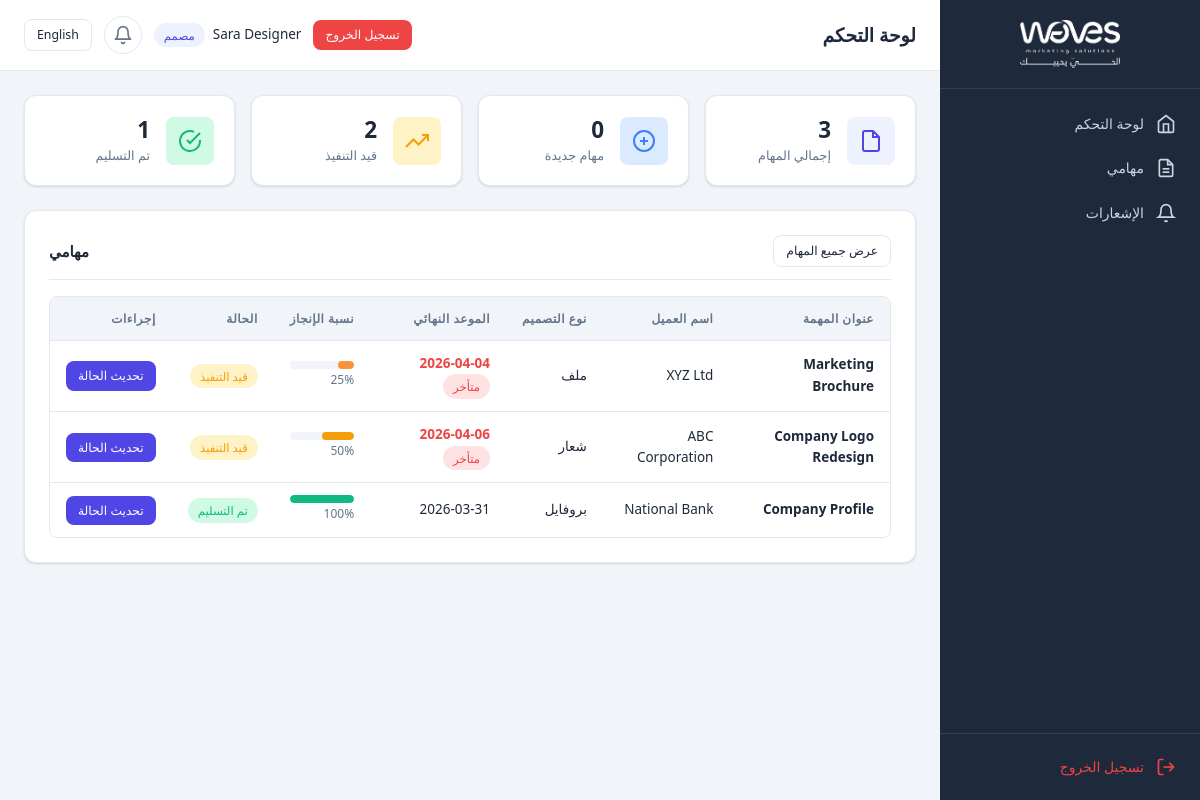
The page /designer/dashboard.php (signed in) on the database its author committed.
### tables this page shows
CREATE TABLE IF NOT EXISTS `tasks` (
    `id` INT UNSIGNED NOT NULL AUTO_INCREMENT,
    `title` VARCHAR(255) NOT NULL,
    `client_name` VARCHAR(150) NOT NULL,
    `design_type` ENUM('file', 'logo', 'design', 'motion_design', 'profile') NOT NULL,
    `notes` TEXT NULL,
    `deadline` DATE NULL,
    `assigned_to` INT UNSIGNED NOT NULL,
    `progress_percentage` TINYINT UNSIGNED NOT NULL DEFAULT 0,
    `status` ENUM('new', 'in_progress', 'delivered') NOT NULL DEFAULT 'new',
    `file_path` TEXT NULL DEFAULT NULL,
    `created_by` INT UNSIGNED NOT NULL,
    `created_at` DATETIME NOT NULL DEFAULT CURRENT_TIMESTAMP,
    `updated_at` DATETIME NOT NULL DEFAULT CURRENT_TIMESTAMP ON UPDATE CURRENT_TIMESTAMP,
    PRIMARY KEY (`id`),
    KEY `idx_assigned_to` (`assigned_to`),
    KEY `idx_status` (`status`),
    KEY `idx_design_type` (`design_type`),
    KEY `idx_deadline` (`deadline`),
    KEY `idx_created_by` (`created_by`),
    CONSTRAINT `fk_tasks_assigned_to` FOREIGN KEY (`assigned_to`) REFERENCES `users` (`id`) ON DELETE CASCADE,
    CONSTRAINT `fk_tasks_created_by` FOREIGN KEY (`created_by`) REFERENCES `users` (`id`) ON DELETE CASCADE
);

### includes/helpers.php (called while the page is built, shortened)
<?php
function formatDate($date, $format = 'Y-m-d') {
    return date($format, strtotime($date));
}
function getDesignTypeLabel($type) {
    $currentLang = getCurrentLang();
    $types = DESIGN_TYPES;
    return isset($types[$type]) ? $types[$type][$currentLang] : $type;
}
function getStatusLabel($status) {
    $currentLang = getCurrentLang();
    $statuses = TASK_STATUSES;
    return isset($statuses[$status]) ? $statuses[$status][$currentLang] : $status;
}
function getStatusClass($status) {
    $classes = [
        'new'         => 'badge-new',
        'in_progress' => 'badge-progress',
        'delivered'   => 'badge-delivered',
    ];
    return $classes[$status] ?? 'badge-default';
}
function getProgressColor($percentage) {
    if ($percentage >= 100) return 'progress-complete';
    if ($percentage >= 50)  return 'progress-mid';
    if ($percentage >= 25)  return 'progress-low';
    return 'progress-zero';
}
function isOverdue($deadline) {
    return strtotime($deadline) < strtotime('today');
}
function isDueToday($deadline) {
    return date('Y-m-d', strtotime($deadline)) === date('Y-m-d');
}
function getTaskCounts($designerId = null) {
    $pdo = getDBConnection();
    $where = '';
    $params = [];
    if ($designerId) {
        $where = ' WHERE assigned_to = ?';
        $params[] = $designerId;
    }
    $sql = "SELECT
                COUNT(*) as total,
                SUM(CASE WHEN status = 'new' THEN 1 ELSE 0 END) as new_count,
                SUM(CASE WHEN status = 'in_progress' THEN 1 ELSE 0 END) as in_progress_count,
                SUM(CASE WHEN status = 'delivered' THEN 1 ELSE 0 END) as delivered_count
            FROM tasks" . $where;
    $stmt = $pdo->prepare($sql);
    $stmt->execute($params);
    return $stmt->fetch();
}

### includes/language.php (called while the page is built, shortened)
<?php
function loadLanguage() {
    $langFile = __DIR__ . '/../config/lang_' . $_SESSION['lang'] . '.php';
    return $lang;
}
function getCurrentLang() {
    return $_SESSION['lang'] ?? 'en';
}
function __($key) {
    global $lang;
    return $lang[$key] ?? $key;
}

### includes/auth.php (called while the page is built, shortened)
<?php
require_once __DIR__ . '/language.php';
$lang = loadLanguage();
function sanitize($input) {
    return htmlspecialchars(trim($input), ENT_QUOTES, 'UTF-8');
}

### designer/dashboard.php (the view, shortened to what this page needs)
<?php
require_once __DIR__ . '/../includes/auth.php';
require_once __DIR__ . '/../includes/helpers.php';
$currentUser = getCurrentUser();
$counts = getTaskCounts($currentUser['id']);
$pdo = getDBConnection();
$stmt = $pdo->prepare("
    SELECT t.*, u.full_name AS creator_name
    FROM tasks t
    LEFT JOIN users u ON t.created_by = u.id
    WHERE t.assigned_to = ?
    ORDER BY
        CASE WHEN t.status = 'new' THEN 0
             WHEN t.status = 'in_progress' THEN 1
             ELSE 2 END,
        t.deadline ASC,
        t.created_at DESC
    LIMIT 10
");
$stmt->execute([$currentUser['id']]);
$recentTasks = $stmt->fetchAll();
include __DIR__ . '/../templates/header.php';
?>
<div class="kpi-grid">
    <div class="kpi-card">
        <div class="kpi-icon total">
            <svg viewBox="0 0 24 24" fill="none" stroke="currentColor" stroke-width="2"><path d="M14 2H6a2 2 0 00-2 2v16a2 2 0 002 2h12a2 2 0 002-2V8z"/><polyline points="14 2 14 8 20 8"/></svg>
        </div>
        <div class="kpi-content">
            <div class="kpi-value"><?= (int)$counts['total'] ?></div>
            <div class="kpi-label"><?= __('total_tasks') ?></div>
        </div>
    </div>
    <div class="kpi-card">
        <div class="kpi-icon new">
            <svg viewBox="0 0 24 24" fill="none" stroke="currentColor" stroke-width="2"><circle cx="12" cy="12" r="10"/><line x1="12" y1="8" x2="12" y2="16"/><line x1="8" y1="12" x2="16" y2="12"/></svg>
        </div>
        <div class="kpi-content">
            <div class="kpi-value"><?= (int)$counts['new_count'] ?></div>
            <div class="kpi-label"><?= __('new_tasks') ?></div>
        </div>
    </div>
    <div class="kpi-card">
        <div class="kpi-icon progress">
            <svg viewBox="0 0 24 24" fill="none" stroke="currentColor" stroke-width="2"><polyline points="23 6 13.5 15.5 8.5 10.5 1 18"/><polyline points="17 6 23 6 23 12"/></svg>
        </div>
        <div class="kpi-content">
            <div class="kpi-value"><?= (int)$counts['in_progress_count'] ?></div>
            <div class="kpi-label"><?= __('in_progress_tasks') ?></div>
        </div>
    </div>
    <div class="kpi-card">
        <div class="kpi-icon delivered">
            <svg viewBox="0 0 24 24" fill="none" stroke="currentColor" stroke-width="2"><path d="M22 11.08V12a10 10 0 11-5.93-9.14"/><polyline points="22 4 12 14.01 9 11.01"/></svg>
        </div>
        <div class="kpi-content">
            <div class="kpi-value"><?= (int)$counts['delivered_count'] ?></div>
            <div class="kpi-label"><?= __('delivered_tasks') ?></div>
        </div>
    </div>
</div>
<div class="card">
    <div class="card-header">
        <h2 class="card-title"><?= __('nav_my_tasks') ?></h2>
        <a href="/designer/my_tasks.php" class="btn btn-sm btn-outline"><?= __('view_all_tasks') ?></a>
    </div>
    <?php if (empty($recentTasks)): ?>
    <div class="empty-state">
        <svg viewBox="0 0 24 24" fill="none" stroke="currentColor" stroke-width="1.5"><path d="M14 2H6a2 2 0 00-2 2v16a2 2 0 002 2h12a2 2 0 002-2V8z"/><polyline points="14 2 14 8 20 8"/></svg>
        <p><?= __('no_tasks') ?></p>
    </div>
    <?php else: ?>
    <div class="table-wrapper">
        <table>
            <thead>
                <tr>
                    <th><?= __('task_title') ?></th>
                    <th><?= __('client_name') ?></th>
                    <th><?= __('design_type') ?></th>
                    <th><?= __('deadline') ?></th>
                    <th><?= __('progress') ?></th>
                    <th><?= __('status') ?></th>
                    <th><?= __('actions') ?></th>
                </tr>
            </thead>
            <tbody>
                <?php foreach ($recentTasks as $task): ?>
                <tr>
                    <td><strong><?= sanitize($task['title']) ?></strong></td>
                    <td><?= sanitize($task['client_name']) ?></td>
                    <td><?= getDesignTypeLabel($task['design_type']) ?></td>
                    <td>
                        <?php if ($task['deadline']): ?>
                            <span class="<?= isOverdue($task['deadline']) && $task['status'] !== 'delivered' ? 'deadline-overdue' : (isDueToday($task['deadline']) ? 'deadline-today' : '') ?>">
                                <?= formatDate($task['deadline']) ?>
                            </span>
                            <?php if (isOverdue($task['deadline']) && $task['status'] !== 'delivered'): ?>
                                <span class="badge badge-overdue"><?= __('overdue') ?></span>
                            <?php endif; ?>
                        <?php endif; ?>
                    </td>
                    <td>
                        <div class="progress-bar-container <?= getProgressColor($task['progress_percentage']) ?>">
                            <div class="progress-bar" style="width: <?= (int)$task['progress_percentage'] ?>%"></div>
                        </div>
                        <span class="progress-text"><?= (int)$task['progress_percentage'] ?>%</span>
                    </td>
                    <td><span class="badge <?= getStatusClass($task['status']) ?>"><?= getStatusLabel($task['status']) ?></span></td>
                    <td>
                        <a href="/designer/my_tasks.php?update=<?= $task['id'] ?>" class="btn btn-sm btn-primary"><?= __('update_status') ?></a>
                    </td>
                </tr>
                <?php endforeach; ?>
            </tbody>
        </table>
    </div>
    <?php endif; ?>
</div>
<?php include __DIR__ . '/../templates/footer.php'; ?>

### assets/css/rtl.css (style rules this page uses)
.rtl { text-align: right; }
.rtl th, .rtl td { text-align: right; }
.rtl .card-header { flex-direction: row-reverse; }

### rows shown on the page
tasks: title "Marketing Brochure", client_name "XYZ Ltd", design_type "ملف", deadline "2026-04-04", progress_percentage "25", status "قيد التنفيذ"
tasks: title "Company Logo Redesign", client_name "ABC Corporation", design_type "شعار", deadline "2026-04-06", progress_percentage "50", status "قيد التنفيذ"
tasks: title "Company Profile", client_name "National Bank", design_type "بروفايل", deadline "2026-03-31", progress_percentage "100", status "تم التسليم"

### other values the page prints
__('nav_dashboard') "لوحة التحكم"
__('nav_my_tasks') "مهامي"
__('notifications') "الإشعارات"
__('logout') "تسجيل الخروج"
$pageName "لوحة التحكم"
__('nav_language') "English"
$currentUser['full_name'] "Sara Designer"
__('role_designer') "مصمم"
$counts['total'] "3"
__('total_tasks') "إجمالي المهام"
$counts['new_count'] "0"
__('new_tasks') "مهام جديدة"
$counts['in_progress_count'] "2"
__('in_progress_tasks') "قيد التنفيذ"
$counts['delivered_count'] "1"
